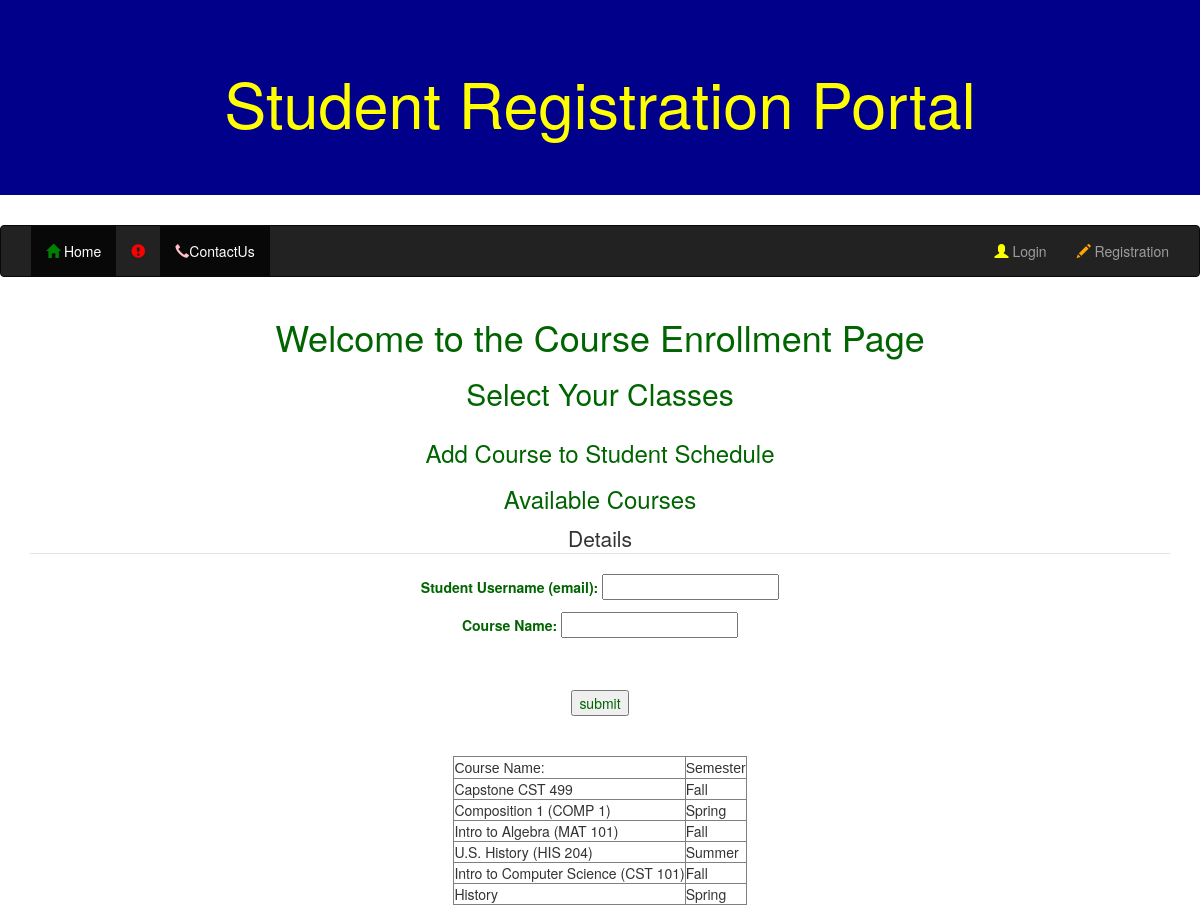
The app's page /courseEnroll.php with its own data.
### tables this page shows
CREATE TABLE `tblcourse` (
  `id` int(4) NOT NULL,
  `name` varchar(50) NOT NULL,
  `semester` varchar(10) NOT NULL,
  `maxSize` int(50) NOT NULL
);

### courseEnroll.php (the view, shortened to what this page needs)
<!DOCTYPE html>
<html lang="en">
<head>
	<link rel="stylesheet" href="http://maxcdn.bootstrapcdn.com/bootstrap/3.3.7/css/bootstrap.min.css">
</head>
<body>
<?php include 'master.php';?>
	<div class="container text-center" style="color:darkgreen">
	<h1>Welcome to the Course Enrollment Page</h1>
	<h2> Select Your Classes</h2>
	</div>
	<div class="container text-center" style="color:darkgreen">
	<h3>Add Course to Student Schedule </h3>
	<h3>Available Courses</h3>
	</div>
	<?php require('config.php');?>
	<?php
	echo '<table align = "center" border = "1" cellspacing="2" cellpadding = "2">
		<tr>
			<td><font face = "Arial">Course Name:  </font> </td>
			<td><font face = "Arial">Semester </font> </td>
			</tr>';
	$sql = "SELECT * FROM tblcourse";
	$result=$con->query($sql);
	if($result->num_rows > 0)
	{
		while($row=$result->fetch_assoc())
		{
			$name = $row["name"];
			$semester = $row["semester"];
			echo '<tr>
				<td>'.$name.'</td>
				<td>'.$semester.'</td>
				</tr>';
		}
	}
	else
	{
		echo "0 results";
	}
?>
	<div class="container text-center" style="color:darkgreen">
	<form align="center"  method = "POST" action="courseEnroll.php">
	<fieldset>
		<legend>Details</legend>
		<p>
			<label>Student Username (email):  </label>
			<input type="email"  name="email"/>
		</p>
		<p>
			<label>Course Name:   </label>
			<input type="text" name="cname"/>
		</p>
	<input type="submit" name="save" value="submit"/>
	</fieldset>
	</form>
	</div>
	<br>
	<br>
</body>
</html>

### master.php (shortened to what this page needs)
<!DOCTYPE html>
<html lang="en">
<head>
	<link rel="stylesheet" href="https://maxcdn.bootstrapcdn.com/bootstrap/3.3.7/css/bootstrap.min.css">
</head>
<body>
<div class="jumbotron" style="background-color:DarkBlue">
	<div class="container text-center" style="color:Yellow">
		<h1> Student Registration Portal </h1>
	</div>
</div>
<nav class="navbar navbar-inverse">
	<div class="container-fluid">
		<div class="collapse navbar-collapse" id="myNavbar">
			<ul class="nav navbar-nav">
				<li class="active"><a href="index.php"><span class="glyphicon glyphicon-home" style="color:green"></span> Home</a></li>
				<li><a href="#"><span class="glyphicon glyphicon-exclamation-sign" style="color:red"></span>
				<li class="active"><a href="contactus.php"><span class="glyphicon glyphicon-earphone" style="color:Pink"></span>ContactUs</a></li>
			</ul>
			<ul class="nav navbar-nav navbar-right">
		<?php
			if(!isset($_SESSION['logged_in']) || (isset($_SESSION['logged_in']) && $_SESSION['logged_in'] != true))
			{
				echo '<li><a href="login.php"><span class="glyphicon glyphicon-user" style="color:Yellow"></span> Login</a></li>';
				echo '<li><a href="registration.php"><span class="glyphicon glyphicon-pencil" style="color:Orange"></span> Registration</a></li>';
			}
		?>
			</ul>
		</div>
	</div>
</nav>
</body>
</html>

### records on screen
tblcourse: name "Capstone CST 499", semester "Fall"
tblcourse: name "Composition 1 (COMP 1)", semester "Spring"
tblcourse: name "Intro to Algebra (MAT 101)", semester "Fall"
tblcourse: name "U.S. History (HIS 204)", semester "Summer"
tblcourse: name "Intro to Computer Science (CST 101)", semester "Fall"
tblcourse: name "History", semester "Spring"
